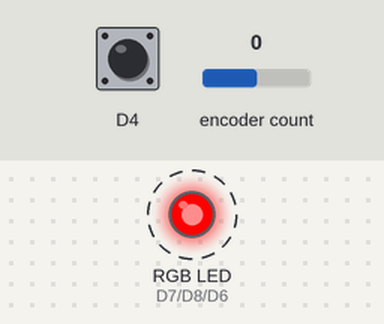
This sketch was run on a simulated ESP8266 (NodeMCU). On the bench: an RGB LED mixed from three pins (HIGH = lit). Dashed ring = blinking. Inputs (shaded band) come from the test bench; at power-on: encoder count 0, D4 HIGH. What the sketch prints to the serial monitor is not drawn.

Above: at 0.83 s.
1.3 s: encoder count set to 1
At 2.0 s:
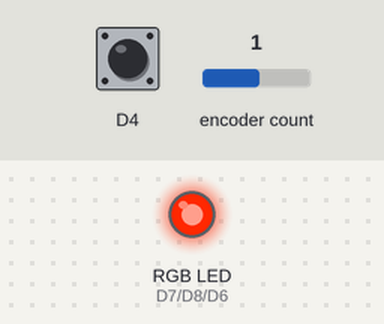
2.8 s: encoder count set to 2
At 3.2 s:
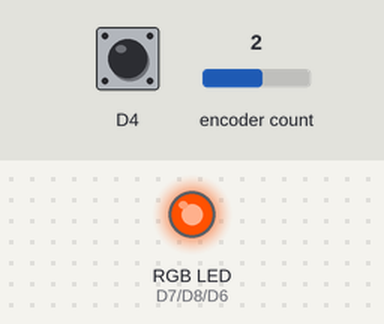
4.3 s: encoder count set to 6
At 5.5 s:
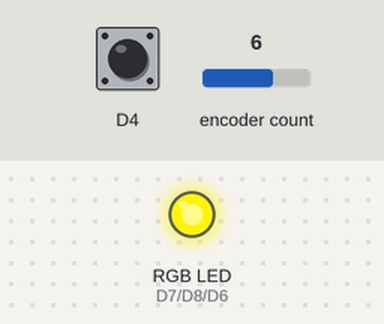
5.8 s: D4 pulled LOW for 0.15 s
At 6.8 s:
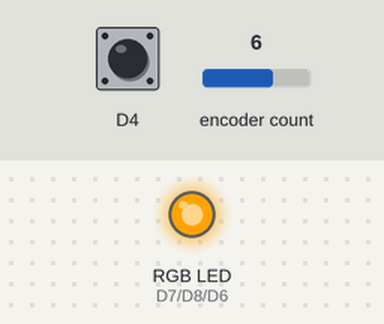
7.4 s: D4 pulled LOW for 1 s
At 9.0 s:
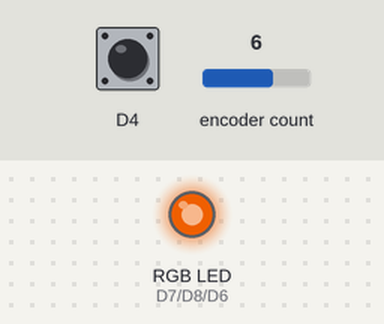
9.9 s: D4 pulled LOW for 0.15 s
At 10.8 s:
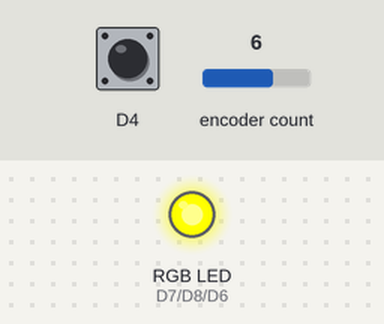
Timing chart, 0 to 12.5 s (numbered marks = the images above; inputs shaded):
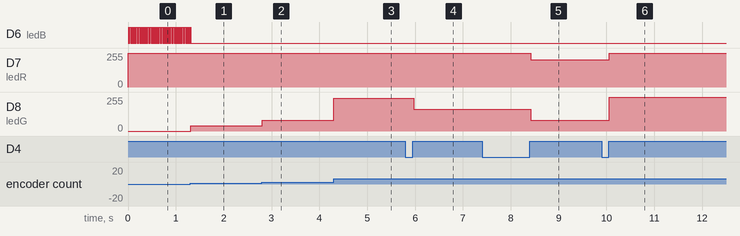

Measured:
- after the input at 1.3 s, D6 (ledB): goes on until 1.3 s, then stays LOW; D8 (ledG): 0/255 → 40/255 at once
- after the input at 2.8 s, D8 (ledG): 40/255 → 81/255 at once
- after the input at 4.3 s, D8 (ledG): 81/255 → 245/255 at once
- after the input at 5.8 s, D8 (ledG): 245/255 → 163/255 after 0.18 s
- after the input at 7.4 s, D7 (ledR): 255/255 → 204/255 after 1.0 s; D8 (ledG): 163/255 → 81/255 after 1.0 s
- after the input at 9.9 s, D7 (ledR): 204/255 → 255/255 after 0.16 s; D8 (ledG): 81/255 → 255/255 after 0.16 s
- by itself, D6 (ledB): alternates HIGH for 0.01 s and LOW for 0.01 s

The sketch:

EncoderLED.ino
```cpp
/**************
  REFERÊNCIA DE PINOS
  static const uint8_t D0   = 16;
  static const uint8_t D1   = 5;
  static const uint8_t D2   = 4;
  static const uint8_t D3   = 0;
  static const uint8_t D4   = 2;
  static const uint8_t D5   = 14;
  static const uint8_t D6   = 12;
  static const uint8_t D7   = 13;
  static const uint8_t D8   = 15;
  static const uint8_t RX   = 3;
  static const uint8_t TX = 1;
* */


/******************
    LIGAÇÃO DOS PINOS DO ENCODER:
    encoder EC11

             GND     D4
             |       |
            ____________
           |            |
           |    O-(knob)|
           |____________|
             |   |   |
             D1  GND D2
*/
```

1_global.ino
```cpp
//Encoder
#include <Encoder.h>
Encoder myEnc(D1, D2);
double encoderOldPosition  = -999;
double encoderNewPosition;
boolean isEncoderButtonPressed = false;
double lastUpdateEncoderMillis = 0;

//Led
#define ledR D7
#define ledG D8
#define ledB D6
#define hueFactor 1023 //esse valor é a multiplicação do valor da matiz, que retorna de 0 a 1.
#define brightnessFactor 0.2; //valor de decaimento fixo (subtraído) ao apertar o botão

//Cores
double r = 0;
double g = 0;
double b = 0;
double h = 0;
double s = 1;
double v = 0.6;
```

2_setup.ino
```cpp
void setup() {
  //encoder
  pinMode(D4, INPUT_PULLUP);
  attachInterrupt(D4, handleKey, RISING);

  //led
  pinMode(ledR, OUTPUT);
  pinMode(ledG, OUTPUT);
  pinMode(ledB, OUTPUT);
  digitalWrite(ledR, LOW);
  digitalWrite(ledG, LOW);
  digitalWrite(ledB, LOW);

  //serial
  Serial.begin(115200);
  Serial.println("Basic Encoder Test:");
}
```

3_loop.ino
```cpp
void loop() {
//  Serial.println(encoderValueRead());
  hsvToRgb(abs(encoderValueRead()/360), 1, v);
  verifyButtonPress();
  delay(10); //de praxe
}
```

4_encoderFunctions.ino
```cpp
void handleKey() {
  isEncoderButtonPressed = true;
}

double encoderValueRead() {
  double encoderNewPosition = myEnc.read();
  if (encoderNewPosition != encoderOldPosition) {
    encoderOldPosition = encoderNewPosition;
  }
  if (encoderOldPosition >= 360) {
    myEnc.write(encoderOldPosition - 360);
  }
  if (encoderOldPosition <= 0) {
    myEnc.write(encoderOldPosition + 360);
  }
  return encoderNewPosition;
}

boolean encoderButtonPressed() {
  if (isEncoderButtonPressed && (millis() - lastUpdateEncoderMillis > 50)) {
    isEncoderButtonPressed = false;
    lastUpdateEncoderMillis = millis();
    Serial.println("Botão pressionado e soltado");
    return true;
  } else {
    return false;
  }
}
```

5_ledFunctions.ino
```cpp
void hsvToRgb(double H, double S, double V) {
  //H, S and V input range = 0 -> 1.0
  //R, G and B output range = 0 -> 255

  if (S == 0) {
    r = V * 255;
    g = V * 255;
    b = V * 255;
  } else {
    double var_h = H * 6;
    if (H > 1) {
      var_h = 0; //H must be < 1

    }

    double var_i = (int) (var_h);
    double var_1 = V * (1 - S);
    double var_2 = V * (1 - S * (var_h - var_i));
    double var_3 = V * (1 - S * (1 - (var_h - var_i)));

    double var_r = 0;
    double var_g = 0;
    double var_b = 0;

    switch ((int) var_i) {
      case 0:
        var_r = V;
        var_g = var_3;
        var_b = var_1;
        break;
      case 1:
        var_r = var_2;
        var_g = V;
        var_b = var_1;
        break;
      case 2:
        var_r = var_1;
        var_g = V;
        var_b = var_3;
        break;
      case 3:
        var_r = var_1;
        var_g = var_2;
        var_b = V;
        break;
      case 4:
        var_r = var_3;
        var_g = var_1;
        var_b = V;
        break;
      default:
        var_r = V;
        var_g = var_1;
        var_b = var_2;
        break;
    }
    //1024 pois são os niveis que o esp8266 trabalha
    r = (int)(var_r * hueFactor);
    g = (int)(var_g * hueFactor);
    b = (int)(var_b * hueFactor);
  }

  normalizeColors(r, g, b);
  updateLedValues(r, g, b);

  Serial.print("R: \t"); Serial.print(r);
  Serial.print("\tG: \t"); Serial.print(g);
  Serial.print("\tB: \t"); Serial.println(b);
  Serial.print("H: \t"); Serial.print(h);
  Serial.print("\tS: \t"); Serial.print(s);
  Serial.print("\tV: \t"); Serial.println(v);
  Serial.println("---------------------------------------");
}

void updateLedValues(int R, int G, int B) {
  analogWrite(ledR, R);
  analogWrite(ledG, G);
  analogWrite(ledB, B);
}

void normalizeColors(int R, int G, int B) {
  int sum = R + G + B;
  if ( (sum / 3) > hueFactor ) {
    R = (int)(R * R / sum);
    G = (int)(G * G / sum);
    B = (int)(B * B / sum);
  }
}

void verifyButtonPress() {
  if (encoderButtonPressed()) {
    v -= brightnessFactor;
    if (v <= 0) {
      v = 1;
    }
  }
}
```
